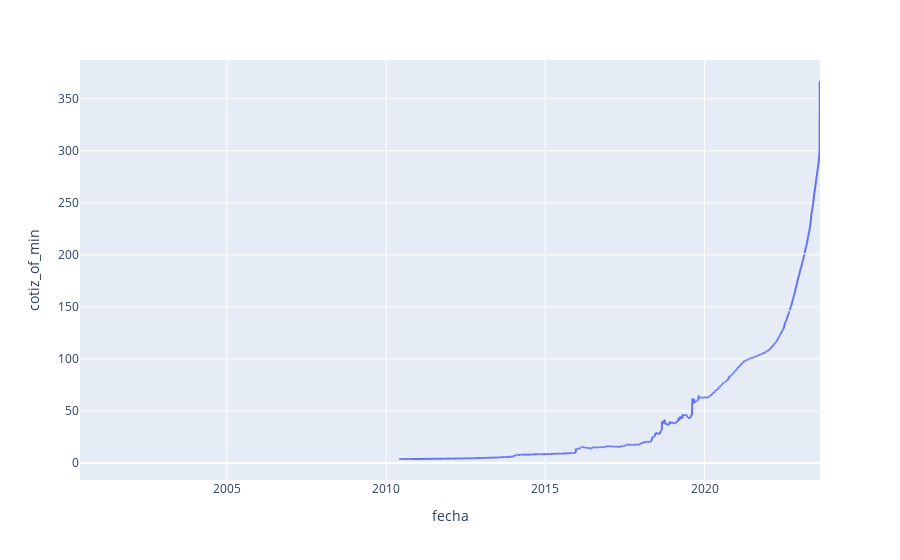

Source (notebook cell):
### Code cell
# Grafico de lineas con los valores del dolar oficial minorista
fig = px.line(df_blue_vs_of_eventos, x='fecha', y='cotiz_of_min')
fig.show()

### Figure 1 — Plotly figure (JSON) as saved in the notebook; plotly's stock layout.template omitted (floating-point values rounded to 4 significant figures; data arrays with more than 128 entries replaced by an {"elided": "..."} marker saying what was removed)
{"data": [{"hovertemplate": "fecha=%{x}<br>cotiz_of_min=%{y}<extra></extra>", "legendgroup": "", "line": {"color": "#636efa", "dash": "solid"}, "marker": {"symbol": "circle"}, "mode": "lines", "name": "", "showlegend": false, "type": "scattergl", "x": {"elided": "5829 str values"}, "xaxis": "x", "y": {"elided": "5829 float values"}, "yaxis": "y"}], "layout": {"legend": {"tracegroupgap": 0}, "margin": {"t": 60}, "xaxis": {"anchor": "y", "domain": [0, 1], "title": {"text": "fecha"}}, "yaxis": {"anchor": "x", "domain": [0, 1], "title": {"text": "cotiz_of_min"}}}}
